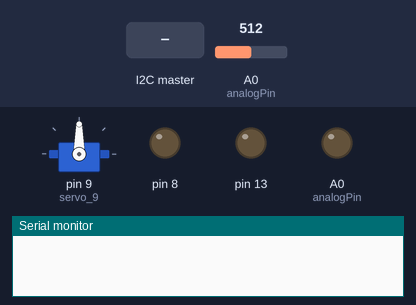
This sketch was run on a simulated Arduino Uno, built with avr-gcc and run on an emulated ATmega328P. Shown: servo, output pins drawn as LEDs (lit = HIGH), the last lines printed to the serial monitor. The test bench sets the inputs (shaded band); at power-on: A0 (analogPin) = 512.

Above: at 1.2 s.
1.3 s: the I2C master sends the byte 1
2.8 s: A0 (analogPin) set to 547
At 3.1 s:
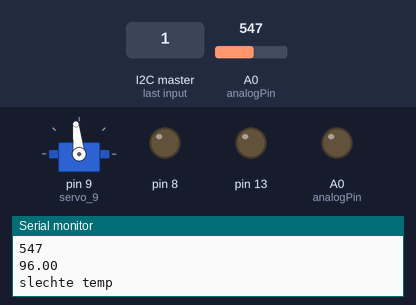
5.8 s: A0 (analogPin) set to 581
At 6.6 s:
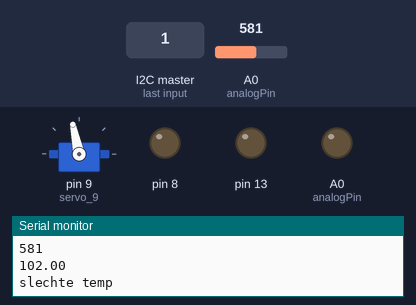
7.3 s: A0 (analogPin) set to 635
At 7.6 s:
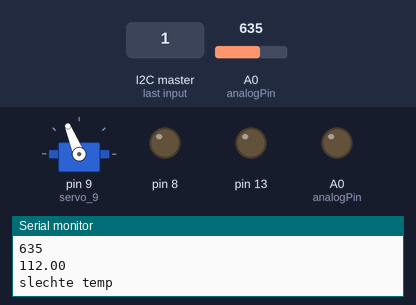
8.8 s: A0 (analogPin) set to 657
At 10.0 s:
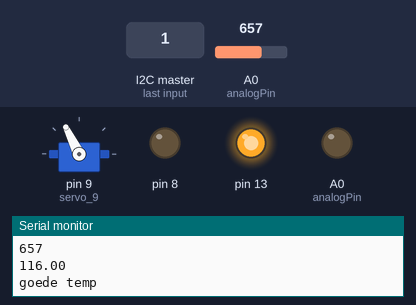
10.3 s: A0 (analogPin) set to 716
At 15.8 s:
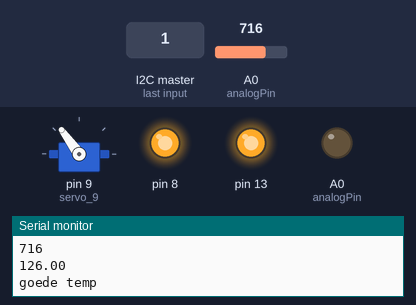
Timing chart, 0 to 16.3 s (numbered marks = the images above; inputs shaded):
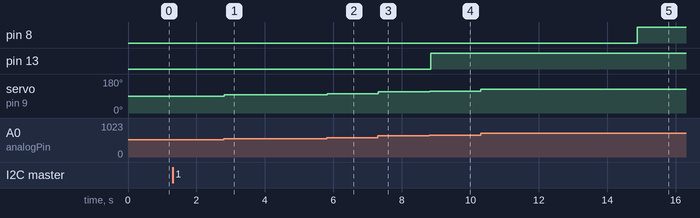

Measured:
- the behaviour switches between 649 and 650 on A0 (analogPin) (found by bisection; images 3 and 4)
- after the input at 2.8 s, servo on pin 9 (servo_9): 90° → 96° at once
- after the input at 5.8 s, servo on pin 9 (servo_9): 96° → 102° at once
- after the input at 7.3 s, servo on pin 9 (servo_9): 102° → 112° at once
- after the input at 8.8 s, pin 13: LOW → HIGH after 0.05 s; servo on pin 9 (servo_9): 112° → 116° at once
- after the input at 10.3 s, servo on pin 9 (servo_9): 116° → 126° at once

The sketch:

oven.ino
```cpp
#include <Wire.h>
#include <Servo.h>

const int arduinoID = 12;         // MOET UNIQUE ZIJN T.O.V ANDERE ARDUINOS !!!
int code = -1;
int solved = 1;                  // 1 == solved, 0 != solved

Servo servo_9;
int analogPin = A0;
double graden;
bool opgelost = false;
bool goedeTemp = false;
unsigned long startOven = 0;

void setup() {
  // put your setup code here, to run once:Wire.begin(arduinoID);                // join i2c bus with address #8
  Wire.onReceive(receiveEvent); // register event
  Wire.onRequest(puzzleSolved);
  pinMode(analogPin, OUTPUT);
  servo_9.attach(9, 500, 2500);
  pinMode(13, OUTPUT);
  pinMode(8, OUTPUT);
  Serial.begin(9600);
  digitalWrite(13, LOW);
  digitalWrite(8, LOW);
}

void loop() {
  // put your main code here, to run repeatedly:
  if (code >= 0) {
      int val = analogRead(analogPin);
      graden = val/5.7;
    servo_9.write(ceil(graden));
    Serial.println(val);
    Serial.println(ceil(graden));
      //delay(250);
        if(val <= 1024 && val >= 650){
          goedeTemp = true;
          Serial.println("goede temp");
        }else{
          startOven = 0;
          goedeTemp = false;
          Serial.println("slechte temp");
          digitalWrite(13, LOW);
          Serial.println(val);
        }
        if(startOven == 0 && goedeTemp){
            startOven = millis();
            Serial.println("start oven");
            digitalWrite(13, HIGH);
        }
    if(startOven !=0 && millis() >= startOven+6000){
            opgelost = true;
            solved = 1;
            Serial.println("vuur is langgenoeg warm");
            digitalWrite(8, HIGH);
    }
  }

}
// function that executes whenever data is received from master
// this function is registered as an event, see setup()
void receiveEvent(int howMany) {
  while (1 < Wire.available()) { // loop through all but the last
    char c = Wire.read(); // receive byte as a character
    Serial.print(c);         // print the character
  }
  code = Wire.read();    // receive byte as an integer
  Serial.println(code);         // print the integer

}

void puzzleSolved() {
    Wire.write(solved);
}
```
